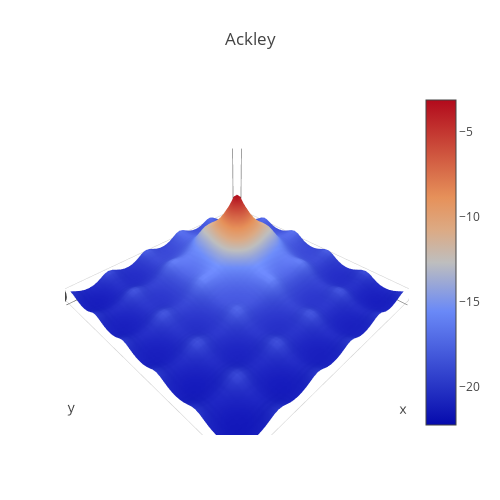

The notebook cell saved with this chart:
### Code cell
import plotly
import plotly.graph_objs as go
from plotly.offline import download_plotlyjs, init_notebook_mode, plot, iplot
from numpy import zeros, diag, matmul

init_notebook_mode(connected=True)

from pygmo import problem, ackley
p = problem(ackley(2))
bounds_min,bounds_max = p.get_bounds()

N = 50
z = zeros((50,50))
for j in range(N):
    for k in range(N):
        alpha_j = float(j)/float(N)
        alpha_k = float(k)/float(N)
        z[j,k] = -float(p.fitness(bounds_min + matmul(diag((alpha_j,alpha_k)),(bounds_max-bounds_min)))[0])

data = [
    go.Surface(
        z=z
    )
]
layout = go.Layout(
    title='Ackley',
    autosize=False,
    width=500,
    height=500,
    margin=dict(
        l=65,
        r=50,
        b=65,
        t=90
    ),
    scene = dict(
        xaxis = dict(
            nticks=2,
            tickfont=dict(size=20),
        ),
        yaxis = dict(
            nticks=2,
            tickfont=dict(size=20),
        ),
        zaxis = dict(
            nticks=2, 
            tickfont=dict(size=20),
        )
    ,),
)

config = {'toImageButtonOptions':
          {'width': 2000,
           'height': 2000,
           'format': 'png',
           'filename': 'ackley'}}

fig = go.Figure(data=data, layout=layout)
plotly.offline.iplot(fig, config=config)

### Figure 1 — Plotly figure (JSON) as saved in the notebook; plotly's stock layout.template omitted (floating-point values rounded to 4 significant figures; data arrays with more than 128 entries replaced by an {"elided": "..."} marker saying what was removed)
{"data": [{"type": "surface", "uid": "5c42255f-9d81-46b8-886e-afd9d9fe93b2", "z": {"elided": "50x50 float values"}}], "layout": {"autosize": false, "height": 500, "margin": {"b": 65, "l": 65, "r": 50, "t": 90}, "scene": {"xaxis": {"nticks": 2, "tickfont": {"size": 20}}, "yaxis": {"nticks": 2, "tickfont": {"size": 20}}, "zaxis": {"nticks": 2, "tickfont": {"size": 20}}}, "title": {"text": "Ackley"}, "width": 500}}
